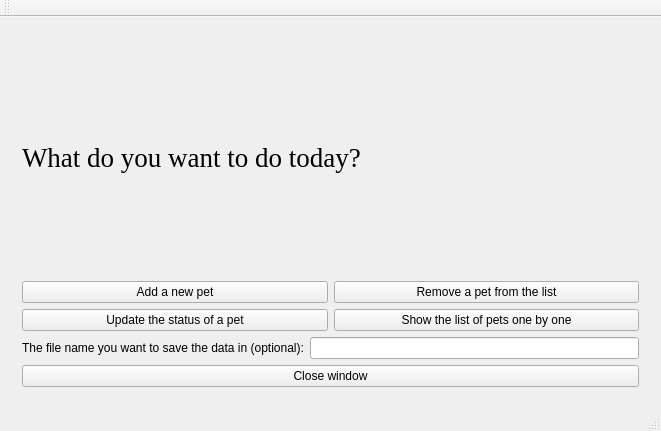
<?xml version="1.0" encoding="UTF-8"?>
<ui version="4.0">
 <class>administratorWindowClass</class>
 <widget class="QMainWindow" name="administratorWindowClass">
  <property name="geometry">
   <rect>
    <x>0</x>
    <y>0</y>
    <width>661</width>
    <height>431</height>
   </rect>
  </property>
  <property name="windowTitle">
   <string>administratorWindow</string>
  </property>
  <widget class="QWidget" name="centralWidget">
   <layout class="QVBoxLayout" name="verticalLayout_6">
    <item>
     <widget class="QStackedWidget" name="stackedWidget">
      <property name="currentIndex">
       <number>0</number>
      </property>
      <widget class="QWidget" name="option_page">
       <layout class="QVBoxLayout" name="verticalLayout_3">
        <item>
         <widget class="QLabel" name="label">
          <property name="font">
           <font>
            <family>Times New Roman</family>
            <pointsize>20</pointsize>
           </font>
          </property>
          <property name="layoutDirection">
           <enum>Qt::LeftToRight</enum>
          </property>
          <property name="text">
           <string>What do you want to do today?</string>
          </property>
         </widget>
        </item>
        <item>
         <layout class="QHBoxLayout" name="horizontalLayout">
          <item>
           <widget class="QPushButton" name="addButton">
            <property name="text">
             <string>Add a new pet</string>
            </property>
           </widget>
          </item>
          <item>
           <widget class="QPushButton" name="removeButton">
            <property name="text">
             <string>Remove a pet from the list</string>
            </property>
           </widget>
          </item>
         </layout>
        </item>
        <item>
         <layout class="QHBoxLayout" name="horizontalLayout_2">
          <item>
           <widget class="QPushButton" name="updateButton">
            <property name="text">
             <string>Update the status of a pet</string>
            </property>
           </widget>
          </item>
          <item>
           <widget class="QPushButton" name="showButton">
            <property name="text">
             <string>Show the list of pets one by one</string>
            </property>
           </widget>
          </item>
         </layout>
        </item>
        <item>
         <layout class="QHBoxLayout" name="horizontalLayout_7">
          <item>
           <widget class="QLabel" name="label_13">
            <property name="text">
             <string>The file name you want to save the data in (optional):</string>
            </property>
           </widget>
          </item>
          <item>
           <widget class="QLineEdit" name="dataSave"/>
          </item>
         </layout>
        </item>
        <item>
         <widget class="QPushButton" name="closeAdminWindow">
          <property name="text">
           <string>Close window</string>
          </property>
         </widget>
        </item>
       </layout>
      </widget>
      <widget class="QWidget" name="add_page">
       <layout class="QHBoxLayout" name="horizontalLayout_8">
        <item>
         <widget class="QListWidget" name="petListAdd">
          <property name="editTriggers">
           <set>QAbstractItemView::NoEditTriggers</set>
          </property>
         </widget>
        </item>
        <item>
         <layout class="QVBoxLayout" name="verticalLayout">
          <item>
           <layout class="QHBoxLayout" name="horizontalLayout_6">
            <item>
             <widget class="QLabel" name="label_2">
              <property name="text">
               <string>New pets' name:</string>
              </property>
             </widget>
            </item>
            <item>
             <widget class="QLineEdit" name="nameLineEdit"/>
            </item>
           </layout>
          </item>
          <item>
           <layout class="QHBoxLayout" name="horizontalLayout_5">
            <item>
             <widget class="QLabel" name="label_3">
              <property name="text">
               <string>New pets' breed:</string>
              </property>
             </widget>
            </item>
            <item>
             <widget class="QLineEdit" name="breedLineEdit"/>
            </item>
           </layout>
          </item>
          <item>
           <layout class="QHBoxLayout" name="horizontalLayout_4">
            <item>
             <widget class="QLabel" name="label_4">
              <property name="text">
               <string>New pets' age:</string>
              </property>
             </widget>
            </item>
            <item>
             <widget class="QLineEdit" name="ageLineEdit"/>
            </item>
           </layout>
          </item>
          <item>
           <layout class="QHBoxLayout" name="horizontalLayout_3">
            <item>
             <widget class="QLabel" name="label_5">
              <property name="text">
               <string>New pets' photo link:</string>
              </property>
             </widget>
            </item>
            <item>
             <widget class="QLineEdit" name="photoLineEdit"/>
            </item>
           </layout>
          </item>
          <item>
           <widget class="QPushButton" name="addButtonPage">
            <property name="text">
             <string>Add</string>
            </property>
           </widget>
          </item>
          <item>
           <widget class="QPushButton" name="backButton_2">
            <property name="text">
             <string>Back</string>
            </property>
           </widget>
          </item>
         </layout>
        </item>
       </layout>
      </widget>
      <widget class="QWidget" name="remove_page">
       <layout class="QVBoxLayout" name="verticalLayout_2">
        <item>
         <widget class="QListWidget" name="petListRemove"/>
        </item>
        <item>
         <widget class="QLabel" name="label_12">
          <property name="text">
           <string>Select a pet to remove it</string>
          </property>
         </widget>
        </item>
        <item>
         <layout class="QHBoxLayout" name="horizontalLayout_9">
          <item>
           <widget class="QPushButton" name="removeButtonPage">
            <property name="text">
             <string>Remove</string>
            </property>
           </widget>
          </item>
          <item>
           <widget class="QPushButton" name="backButton_3">
            <property name="text">
             <string>Back</string>
            </property>
           </widget>
          </item>
         </layout>
        </item>
       </layout>
      </widget>
      <widget class="QWidget" name="update_page">
       <layout class="QHBoxLayout" name="horizontalLayout_14">
        <item>
         <widget class="QListWidget" name="petListUpdate"/>
        </item>
        <item>
         <layout class="QVBoxLayout" name="verticalLayout_4">
          <item>
           <layout class="QHBoxLayout" name="horizontalLayout_12">
            <item>
             <widget class="QLabel" name="label_6">
              <property name="text">
               <string>New breed:</string>
              </property>
             </widget>
            </item>
            <item>
             <widget class="QLineEdit" name="newBreed"/>
            </item>
           </layout>
          </item>
          <item>
           <layout class="QHBoxLayout" name="horizontalLayout_11">
            <item>
             <widget class="QLabel" name="label_7">
              <property name="text">
               <string>New age:</string>
              </property>
             </widget>
            </item>
            <item>
             <widget class="QLineEdit" name="newAge"/>
            </item>
           </layout>
          </item>
          <item>
           <layout class="QHBoxLayout" name="horizontalLayout_10">
            <item>
             <widget class="QLabel" name="label_8">
              <property name="text">
               <string>New photo:</string>
              </property>
             </widget>
            </item>
            <item>
             <widget class="QLineEdit" name="newPhoto"/>
            </item>
           </layout>
          </item>
          <item>
           <layout class="QHBoxLayout" name="horizontalLayout_13">
            <item>
             <widget class="QPushButton" name="updateButtonPage">
              <property name="text">
               <string>Update</string>
              </property>
             </widget>
            </item>
            <item>
             <widget class="QPushButton" name="backButton_4">
              <property name="text">
               <string>Back</string>
              </property>
             </widget>
            </item>
           </layout>
          </item>
         </layout>
        </item>
       </layout>
      </widget>
      <widget class="QWidget" name="show_all_page">
       <layout class="QVBoxLayout" name="verticalLayout_5">
        <item>
         <layout class="QHBoxLayout" name="horizontalLayout_18">
          <item>
           <widget class="QLabel" name="label_9">
            <property name="text">
             <string>Pets' name:</string>
            </property>
           </widget>
          </item>
          <item>
           <widget class="QTextEdit" name="nameShow">
            <property name="readOnly">
             <bool>true</bool>
            </property>
           </widget>
          </item>
         </layout>
        </item>
        <item>
         <layout class="QHBoxLayout" name="horizontalLayout_17">
          <item>
           <widget class="QLabel" name="label_10">
            <property name="text">
             <string>Pets' breed:</string>
            </property>
           </widget>
          </item>
          <item>
           <widget class="QTextEdit" name="breedShow">
            <property name="readOnly">
             <bool>true</bool>
            </property>
           </widget>
          </item>
         </layout>
        </item>
        <item>
         <layout class="QHBoxLayout" name="horizontalLayout_16">
          <item>
           <widget class="QLabel" name="label_11">
            <property name="text">
             <string>Pets' age:</string>
            </property>
           </widget>
          </item>
          <item>
           <widget class="QTextEdit" name="ageShow">
            <property name="readOnly">
             <bool>true</bool>
            </property>
           </widget>
          </item>
         </layout>
        </item>
        <item>
         <layout class="QHBoxLayout" name="horizontalLayout_15">
          <item>
           <widget class="QPushButton" name="previousButton">
            <property name="text">
             <string>Previous</string>
            </property>
           </widget>
          </item>
          <item>
           <widget class="QPushButton" name="nextButton">
            <property name="text">
             <string>Next</string>
            </property>
           </widget>
          </item>
         </layout>
        </item>
        <item>
         <widget class="QPushButton" name="backButton_5">
          <property name="text">
           <string>Back to main page</string>
          </property>
         </widget>
        </item>
       </layout>
      </widget>
     </widget>
    </item>
   </layout>
  </widget>
  <widget class="QMenuBar" name="menuBar">
   <property name="geometry">
    <rect>
     <x>0</x>
     <y>0</y>
     <width>661</width>
     <height>22</height>
    </rect>
   </property>
  </widget>
  <widget class="QToolBar" name="mainToolBar">
   <attribute name="toolBarArea">
    <enum>TopToolBarArea</enum>
   </attribute>
   <attribute name="toolBarBreak">
    <bool>false</bool>
   </attribute>
  </widget>
  <widget class="QStatusBar" name="statusBar"/>
 </widget>
 <layoutdefault spacing="6" margin="11"/>
 <resources>
  <include location="administratorWindow.qrc"/>
 </resources>
 <connections>
  <connection>
   <sender>backButton_2</sender>
   <signal>clicked()</signal>
   <receiver>administratorWindowClass</receiver>
   <slot>go_back()</slot>
   <hints>
    <hint type="sourcelabel">
     <x>108</x>
     <y>72</y>
    </hint>
    <hint type="destinationlabel">
     <x>540</x>
     <y>401</y>
    </hint>
   </hints>
  </connection>
  <connection>
   <sender>backButton_3</sender>
   <signal>clicked()</signal>
   <receiver>administratorWindowClass</receiver>
   <slot>go_back()</slot>
   <hints>
    <hint type="sourcelabel">
     <x>108</x>
     <y>72</y>
    </hint>
    <hint type="destinationlabel">
     <x>403</x>
     <y>401</y>
    </hint>
   </hints>
  </connection>
  <connection>
   <sender>backButton_4</sender>
   <signal>clicked()</signal>
   <receiver>administratorWindowClass</receiver>
   <slot>go_back()</slot>
   <hints>
    <hint type="sourcelabel">
     <x>108</x>
     <y>72</y>
    </hint>
    <hint type="destinationlabel">
     <x>359</x>
     <y>0</y>
    </hint>
   </hints>
  </connection>
  <connection>
   <sender>backButton_5</sender>
   <signal>clicked()</signal>
   <receiver>administratorWindowClass</receiver>
   <slot>go_back()</slot>
   <hints>
    <hint type="sourcelabel">
     <x>108</x>
     <y>72</y>
    </hint>
    <hint type="destinationlabel">
     <x>324</x>
     <y>402</y>
    </hint>
   </hints>
  </connection>
  <connection>
   <sender>addButtonPage</sender>
   <signal>clicked()</signal>
   <receiver>administratorWindowClass</receiver>
   <slot>add_pet()</slot>
   <hints>
    <hint type="sourcelabel">
     <x>108</x>
     <y>72</y>
    </hint>
    <hint type="destinationlabel">
     <x>338</x>
     <y>393</y>
    </hint>
   </hints>
  </connection>
  <connection>
   <sender>closeAdminWindow</sender>
   <signal>clicked()</signal>
   <receiver>administratorWindowClass</receiver>
   <slot>close_window()</slot>
   <hints>
    <hint type="sourcelabel">
     <x>259</x>
     <y>368</y>
    </hint>
    <hint type="destinationlabel">
     <x>510</x>
     <y>406</y>
    </hint>
   </hints>
  </connection>
  <connection>
   <sender>addButton</sender>
   <signal>clicked()</signal>
   <receiver>administratorWindowClass</receiver>
   <slot>add_pet_page()</slot>
   <hints>
    <hint type="sourcelabel">
     <x>253</x>
     <y>195</y>
    </hint>
    <hint type="destinationlabel">
     <x>4</x>
     <y>167</y>
    </hint>
   </hints>
  </connection>
  <connection>
   <sender>removeButton</sender>
   <signal>clicked()</signal>
   <receiver>administratorWindowClass</receiver>
   <slot>remove_pet_page()</slot>
   <hints>
    <hint type="sourcelabel">
     <x>401</x>
     <y>195</y>
    </hint>
    <hint type="destinationlabel">
     <x>657</x>
     <y>327</y>
    </hint>
   </hints>
  </connection>
  <connection>
   <sender>updateButton</sender>
   <signal>clicked()</signal>
   <receiver>administratorWindowClass</receiver>
   <slot>update_pet_page()</slot>
   <hints>
    <hint type="sourcelabel">
     <x>169</x>
     <y>300</y>
    </hint>
    <hint type="destinationlabel">
     <x>514</x>
     <y>0</y>
    </hint>
   </hints>
  </connection>
  <connection>
   <sender>showButton</sender>
   <signal>clicked()</signal>
   <receiver>administratorWindowClass</receiver>
   <slot>show_pet_list_page()</slot>
   <hints>
    <hint type="sourcelabel">
     <x>398</x>
     <y>300</y>
    </hint>
    <hint type="destinationlabel">
     <x>479</x>
     <y>0</y>
    </hint>
   </hints>
  </connection>
  <connection>
   <sender>removeButtonPage</sender>
   <signal>clicked()</signal>
   <receiver>administratorWindowClass</receiver>
   <slot>remove_pet()</slot>
   <hints>
    <hint type="sourcelabel">
     <x>108</x>
     <y>72</y>
    </hint>
    <hint type="destinationlabel">
     <x>276</x>
     <y>399</y>
    </hint>
   </hints>
  </connection>
  <connection>
   <sender>updateButtonPage</sender>
   <signal>clicked()</signal>
   <receiver>administratorWindowClass</receiver>
   <slot>update_pet()</slot>
   <hints>
    <hint type="sourcelabel">
     <x>108</x>
     <y>72</y>
    </hint>
    <hint type="destinationlabel">
     <x>426</x>
     <y>397</y>
    </hint>
   </hints>
  </connection>
  <connection>
   <sender>nextButton</sender>
   <signal>clicked()</signal>
   <receiver>administratorWindowClass</receiver>
   <slot>next_pet()</slot>
   <hints>
    <hint type="sourcelabel">
     <x>108</x>
     <y>72</y>
    </hint>
    <hint type="destinationlabel">
     <x>522</x>
     <y>377</y>
    </hint>
   </hints>
  </connection>
  <connection>
   <sender>previousButton</sender>
   <signal>clicked()</signal>
   <receiver>administratorWindowClass</receiver>
   <slot>previous_pet()</slot>
   <hints>
    <hint type="sourcelabel">
     <x>108</x>
     <y>72</y>
    </hint>
    <hint type="destinationlabel">
     <x>57</x>
     <y>379</y>
    </hint>
   </hints>
  </connection>
 </connections>
 <slots>
  <slot>show_pet_list_page()</slot>
  <slot>update_pet_page()</slot>
  <slot>remove_pet_page()</slot>
  <slot>add_pet_page()</slot>
  <slot>go_back()</slot>
  <slot>add_pet()</slot>
  <slot>remove_pet()</slot>
  <slot>update_pet()</slot>
  <slot>next_pet()</slot>
  <slot>previous_pet()</slot>
  <slot>close_window()</slot>
 </slots>
</ui>
